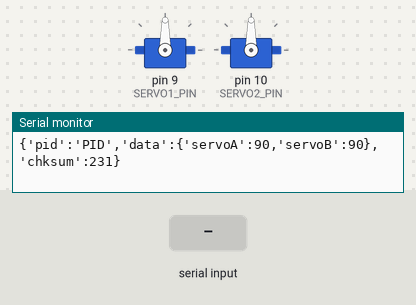
Bench run of a sketch on a simulated Arduino Uno, built with avr-gcc and run on an emulated ATmega328P. Shown: 2 × servo, the last lines printed to the serial monitor. Inputs (shaded band) come from the test bench.

Above: at 1.2 s.
1.3 s: "A,45\n" received over Serial
At 1.8 s:
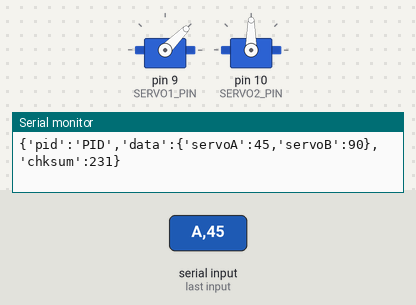
2.8 s: "B,45\n" received over Serial
At 3.9 s:
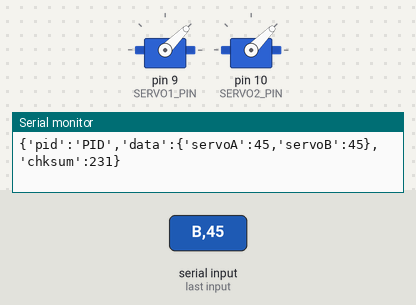
4.3 s: "A" received over Serial
At 6.5 s:
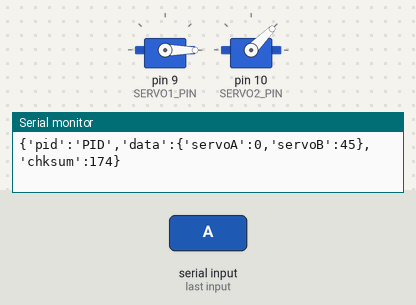
6.8 s: "B90\n" received over Serial
At 7.7 s:
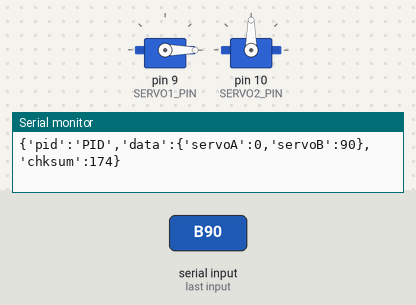
8.3 s: "B" received over Serial
At 9.6 s:
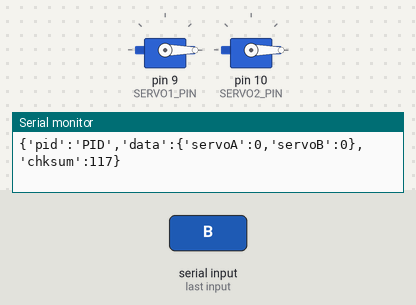
10.8 s: "A90\n" received over Serial
At 11.9 s:
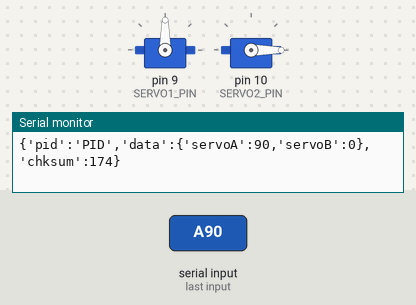
Timing chart, 0 to 13.3 s (numbered marks = the images above; inputs shaded):
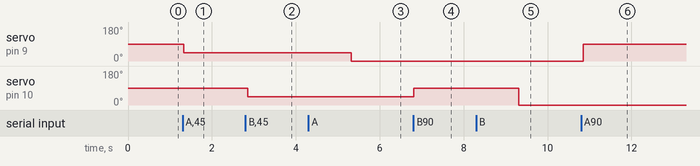

The sketch:

adafruit_MotorShield_demo.ino
```cpp
/*
  adafruit_demo.ino
*/

// Libraries
#include <Wire.h>
#include <Adafruit_MotorShield.h>
#include "utility/Adafruit_PWMServoDriver.h"
#include <Servo.h>

// Contants
const int BAUD = 9600;
const int SERVO1_PIN = 9;
const int SERVO2_PIN = 10;
const int OUTPUT_LENGTH = 256;
const int DATA_LENGTH = 128;
const char PID[] = {"PID"};

// Variables
char output_buffer[OUTPUT_LENGTH];
char data_buffer[DATA_LENGTH];
Adafruit_MotorShield AFMS = Adafruit_MotorShield();
Servo servoA;
Servo servoB;
int valA = 90;
int valB = 90;

void setup(void) {
  Serial.begin(BAUD);
  servoA.attach(SERVO1_PIN);
  servoB.attach(SERVO2_PIN);
}

void loop(void) {

  if (Serial.available() > 0) {
    char c = Serial.read();
    int pos = Serial.parseInt();
    Serial.print(c); Serial.print(pos);
    switch (c) {
      case 'A':
        valA = pos;
        break;
      case 'B':
        valB = pos;
        break;
    }
  }
  while (Serial.available() > 0) {
    Serial.read();
  }
  servoB.write(valB);
  servoA.write(valA);
  sprintf(data_buffer, "{'servoA':%d,'servoB':%d}", valA, valB);
  int chksum = checksum(data_buffer);
  sprintf(output_buffer, "{'pid':'%s','data':%s,'chksum':%d}", PID, data_buffer,chksum);
  Serial.println(output_buffer);
}

int checksum(char* buf) {
  int sum = 0;
  for (int i = 0; i < DATA_LENGTH; i++) {
    sum = sum + buf[i];
  }
  return sum % 256;
}
```

Measured:
- after the input at 1.3 s, servo on pin 9 (SERVO1_PIN): 90° → 45° at once
- after the input at 2.8 s, servo on pin 10 (SERVO2_PIN): 90° → 45° after 0.06 s
- after the input at 4.3 s, servo on pin 9 (SERVO1_PIN): 45° → 0° after 1.0 s
- after the input at 6.8 s, servo on pin 10 (SERVO2_PIN): 45° → 90° at once
- after the input at 8.3 s, servo on pin 10 (SERVO2_PIN): 90° → 0° after 1.0 s
- after the input at 10.8 s, servo on pin 9 (SERVO1_PIN): 0° → 90° at once
